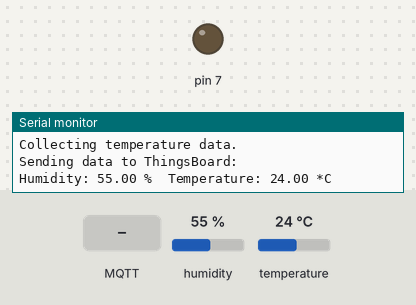
Bench run of a sketch on a simulated Arduino Uno, built with avr-gcc and run on an emulated ATmega328P. On the bench: output pins drawn as LEDs (lit = HIGH), the last lines printed to the serial monitor. The inputs (shaded band) are chosen by the test bench; at power-on: humidity 55 %, temperature 24 °C. WiFi joins after 1.5 s; servers stay silent unless stated; random numbers use the default seed unless the sketch sets one; no MQTT or app messages arrive unless stated.

Above: at 3.2 s.
3.3 s: MQTT message "1" arrives on the first subscribed topic
At 4.2 s:
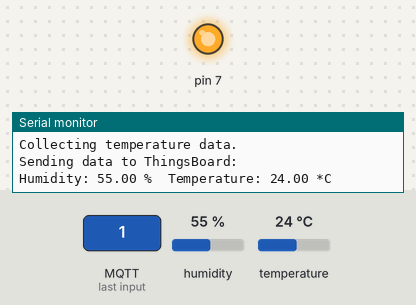
4.8 s: MQTT message "0" arrives on the first subscribed topic
At 5.1 s:
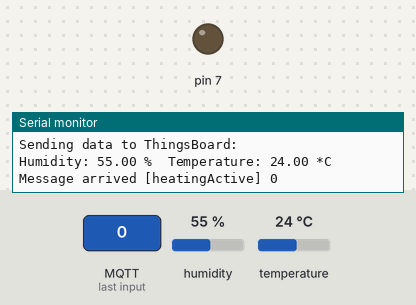
Timing chart, 0 to 7.8 s (numbered marks = the images above; inputs shaded):
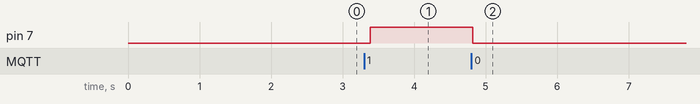

Measured:
- after the input at 3.3 s, pin 7: LOW → HIGH after 0.09 s
- after the input at 4.8 s, pin 7: HIGH → LOW at once

The sketch:

arduino-dht-esp8266-mqtt.ino
```cpp
#include "DHT.h"
#include <WiFiEspClient.h>
#include <WiFiEsp.h>
#include <WiFiEspUdp.h>
#include "SoftwareSerial.h"
#include <PubSubClient.h>
//#include <ThingsBoard.h>

#define WIFI_AP "jharaspi"//"YOUR_WIFI_AP"
#define WIFI_PASSWORD "01ohjaamo10"//"YOUR_WIFI_PASSWORD"

#define TOKEN "YOUR_ACCESS_TOKEN"

// DHT
#define DHTPIN 4
#define DHTTYPE DHT11

//char thingsboardServer[] = "192.168.6.1";//"YOUR_THINGSBOARD_HOST_OR_IP";
char mqttServer[] = "192.168.6.1";//"YOUR_THINGSBOARD_HOST_OR_IP";
unsigned int mqttPort = 1883;

// Initialize the Ethernet client object
WiFiEspClient espClient;

// Initialize DHT sensor.
DHT dht(DHTPIN, DHTTYPE);

//ThingsBoard tb(espClient);
PubSubClient mqtt(espClient);

SoftwareSerial soft(2, 3); // RX, TX

int status = WL_IDLE_STATUS;
unsigned long lastSend;

void callback(char* topic, byte* payload, unsigned int length) {
  Serial.print("Message arrived [");
  Serial.print(topic);
  Serial.print("] ");
  for (int i = 0; i < length; i++) {
    Serial.print((char)payload[i]);
  }
  Serial.println();

  if ((char)payload[0] == '1') {
    digitalWrite(7, HIGH);
  } else {
    digitalWrite(7, LOW);
  }

}
void setup() {

  pinMode(7, OUTPUT);

  // initialize serial for debugging
  Serial.begin(115200);
  dht.begin();
  InitWiFi();

  mqtt.setServer(mqttServer, mqttPort);
  mqtt.setCallback(callback);

  lastSend = 0;
}

void loop() {
  status = WiFi.status();
  if ( status != WL_CONNECTED) {
    while ( status != WL_CONNECTED) {
      Serial.print("Attempting to connect to WPA SSID: ");
      Serial.println(WIFI_AP);
      // Connect to WPA/WPA2 network
      status = WiFi.begin(WIFI_AP, WIFI_PASSWORD);
      delay(500);
    }
    Serial.println("Connected to AP");
  }

//  if ( !tb.connected() ) {
  if ( !mqtt.connected() ) {
    reconnect();
  }

  if ( millis() - lastSend > 1000 ) { // Update and send only after 1 seconds
    getAndSendTemperatureAndHumidityData();
    lastSend = millis();
  }

  delay(100);
//  tb.loop();
  mqtt.loop();
}

void getAndSendTemperatureAndHumidityData()
{
  Serial.println("Collecting temperature data.");

  // Reading temperature or humidity takes about 250 milliseconds!
  float humidity = dht.readHumidity();
  // Read temperature as Celsius (the default)
  float temperature = dht.readTemperature();

  // Check if any reads failed and exit early (to try again).
  if (isnan(humidity) || isnan(temperature)) {
    Serial.println("Failed to read from DHT sensor!");
    return;
  }

  Serial.println("Sending data to ThingsBoard:");
  Serial.print("Humidity: ");
  Serial.print(humidity);
  Serial.print(" %\t");
  Serial.print("Temperature: ");
  Serial.print(temperature);
  Serial.println(" *C ");

//  tb.sendTelemetryFloat("temperature", temperature);
//  tb.sendTelemetryFloat("humidity", humidity);
  mqtt.publish("temperature", (byte*) &temperature, (char)sizeof(temperature));
  mqtt.publish("humidity", (byte*) &humidity, (char)sizeof(humidity));
}

void InitWiFi()
{
  // initialize serial for ESP module
  Serial.println("Start InitWifi()");
  soft.begin(9600);
  // initialize ESP module
  WiFi.init(&soft);
  // check for the presence of the shield
  if (WiFi.status() == WL_NO_SHIELD) {
    Serial.println("WiFi shield not present");
    // don't continue
    while (true);
  }

  Serial.println("Connecting to AP ...");
  // attempt to connect to WiFi network
  while ( status != WL_CONNECTED) {
    Serial.print("Attempting to connect to WPA SSID: ");
    Serial.println(WIFI_AP);
    // Connect to WPA/WPA2 network
    status = WiFi.begin(WIFI_AP, WIFI_PASSWORD);
    delay(500);
  }
  Serial.println("Connected to AP");

}

void reconnect() {
  // Loop until we're reconnected
  /*
  while (!tb.connected()) {
    Serial.print("Connecting to ThingsBoard node ...");
    // Attempt to connect (clientId, username, password)
    if ( tb.connect(thingsboardServer, TOKEN) ) {
      Serial.println( "[DONE]" );
    } else {
      Serial.print( "[FAILED]" );
      Serial.println( " : retrying in 5 seconds" );
      // Wait 5 seconds before retrying
      delay( 5000 );
    }
  }
  */
  // Loop until we're reconnected
  while (!mqtt.connected()) {
    Serial.print("Attempting MQTT connection...");
    // Create a random client ID
    String clientId = "ESP8266Client-";
    clientId += String(random(0xffff), HEX);
    // Attempt to connect
    if (mqtt.connect(clientId.c_str())) {
      Serial.println("connected");
      // Once connected, publish an announcement...
      mqtt.publish("hello", "hello world");
      // ... and resubscribe
      mqtt.subscribe("heatingActive");
    } else {
      Serial.print("failed, rc=");
      Serial.print(mqtt.state());
      Serial.println(" try again in 5 seconds");
      // Wait 5 seconds before retrying
      delay(5000);
    }
  }
}
```
